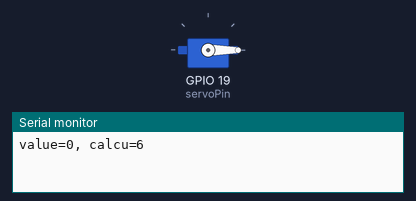
The sketch below on a simulated ESP32. Parts: servo, the last lines printed to the serial monitor. Servo pulses on a pin are drawn as a servo (544–2400 µs = 0–180°).

Above: at 0.1 s.
At 13.1 s:
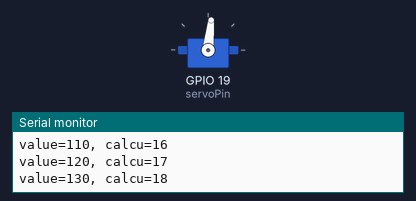
At 26.1 s:
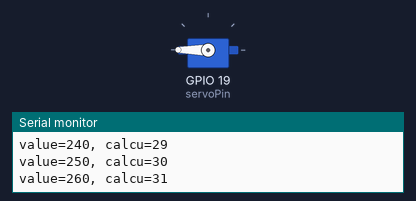
At 35.1 s:
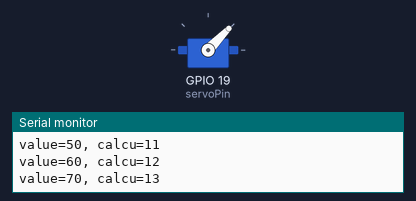
Timing chart, 0 to 40.0 s (numbered marks = the images above):
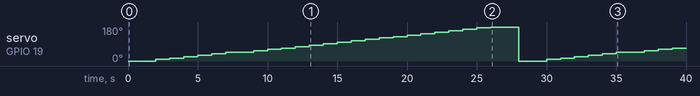

Measured:
- by itself, servo on GPIO 19 (servoPin): 0° → 8° at 2.0 s, → 15° 1.0 s later, → 23° 1.0 s later, → 31° 1.0 s later, … (34 changes in this stretch)

The sketch:

Servo.ino
```cpp
#include <Arduino.h>

// 设置 PWM 信号的参数
int freq = 50;       // 频率 (Hz)，舵机通常需要 50 Hz 的 PWM 信号，即 20 ms 的周期
int channel = 8;     // PWM 通道。ESP32 有 16 个 PWM 通道（0-15）。
                     // 我们使用通道 8，它是一个空闲通道。
int resolution = 8;  // PWM 分辨率。这里设置为 8 位，这意味着 PWM 占空比的值范围是 0 到 2^8-1 (0-255)。
const int servoPin = 19; // 定义连接舵机信号线的 GPIO 引脚，这里使用 GPIO 19

// 根据舵机的角度计算对应的 PWM 占空比
// 舵机的控制信号是一个脉冲宽度，通常在 500μs 到 2500μs 之间。
// 对于 50Hz 的频率 (20ms 周期)，占空比需要根据这个脉冲宽度来计算。
// 占空比 = (脉冲宽度 / 周期) * 占空比最大值
// 占空比最大值 = 2^resolution - 1 = 2^8 - 1 = 255
int calculatePWM(int degree, float ServoAngle) {
  // 舵机中位通常是 1500μs，但不同舵机可能略有不同。
  // 500μs (0.5ms) 对应最小角度，2500μs (2.5ms) 对应最大角度。
  // 最小脉冲宽度对应的占空比：(0.5ms / 20ms) * 255 ≈ 6.375，四舍五入为 6
  // 最大脉冲宽度对应的占空比：(2.5ms / 20ms) * 255 ≈ 31.875，四舍五入为 32
  const float deadZone = 6.4; // 对应 0.5ms 的占空比值
  const float max = 32.0;     // 对应 2.5ms 的占空比值

  // 确保输入的角度在 0 到 ServoAngle 度之间
  if (degree < 0) degree = 0;
  if (degree > ServoAngle) degree = ServoAngle;

  // 根据角度线性插值计算占空比
  // 映射关系：
  // 角度 0°  -> 占空比 deadZone
  // 角度 180° -> 占空比 max
  // 公式：( (max - deadZone) / ServoAngle) * degree + deadZone
  return (int)(((max - deadZone) / ServoAngle) * degree + deadZone);
}

void setup() {
  Serial.begin(115200); // 初始化串口，波特率为 9600

  // 配置 PWM
  ledcSetup(channel, freq, resolution); // 设置 PWM 通道 (channel), 频率 (freq) 和分辨率 (resolution)
  ledcAttachPin(servoPin, channel);     // 将指定的 GPIO 引脚 (servoPin) 绑定到 PWM 通道 (channel)
}

void loop() {
  // 循环让舵机从 0 度到 180 度，每隔 10 度转一次
  for (int d = 0; d <= 270; d += 10) {
    // 调用 ledcWrite 函数，将计算出的占空比值写入指定的 PWM 通道，从而控制舵机
    ledcWrite(channel, calculatePWM(d, 270));

    // 通过串口打印当前角度和计算出的占空比值，方便调试
    Serial.printf("value=%d, calcu=%d\n", d, calculatePWM(d, 270));

    delay(1000); // 延时 1 秒，让舵机有足够时间转到新位置
  }
}
```
